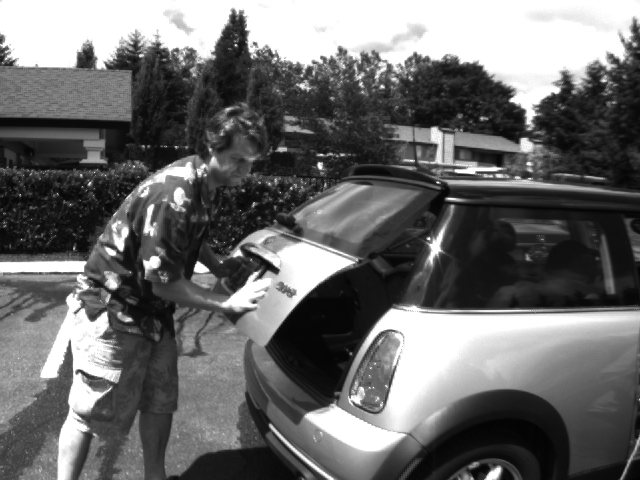
#> input picture Code/MiniCooper/i0001.png, 640 x 480 px
$ jupyter execute HornSchunck.ipynb   (older library calls are emulated)
#> lines starting #> are read from the running program, lines starting #| are printed output that depends on the picture; long printed decimals are rounded
Imports

[cell 1]
import numpy as np
import cv2
from matplotlib import pyplot as plt

Lecture de l'image

[cell 2]
I1 = cv2.imread("MiniCooper/i0001.png",0)/255
#> I1: shape (480, 640) float64; min 0.00784, max 1, mean 0.419
I2 = cv2.imread("MiniCooper/i0002.png",0)/255
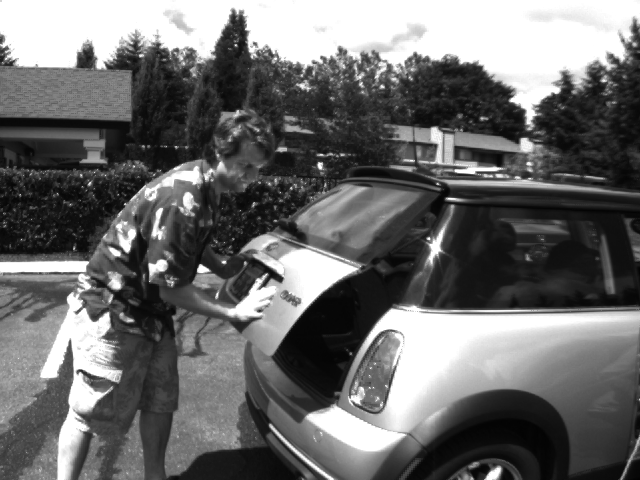
#> input picture Code/MiniCooper/i0002.png, 640 x 480 px
#> I2: shape (480, 640) float64; min 0.00784, max 1, mean 0.421
plt.figure(1)
plt.subplot(121)
plt.imshow(I1,"gray")
plt.subplot(122)
plt.imshow(I2,"gray")
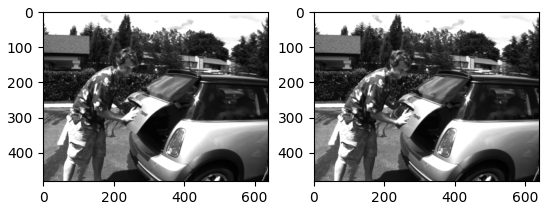
#> figure drawn by matplotlib, 2 panels

Paramètres

[cell 3]
gt = I2-I1
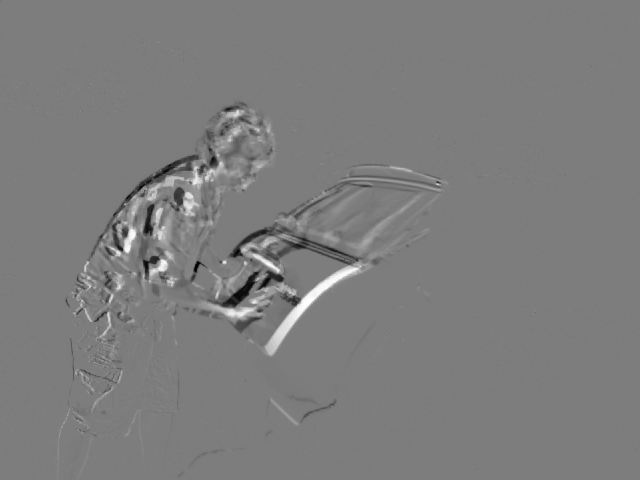
#> gt: shape (480, 640) float64; min -0.941, max 0.973, mean 0.00204; drawn with min black and max white
gx = cv2.Sobel(I1, cv2.CV_64F, 1, 0, ksize=5)
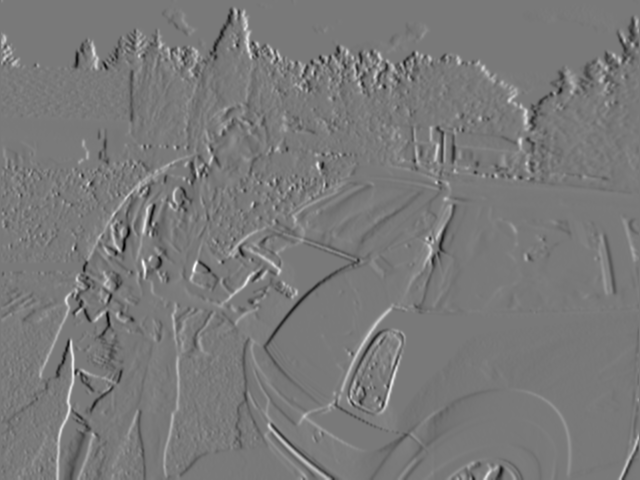
#> gx: shape (480, 640) float64; min -36.53, max 39.94, mean 0; drawn with min black and max white
gy = cv2.Sobel(I1, cv2.CV_64F, 0, 1, ksize=5)
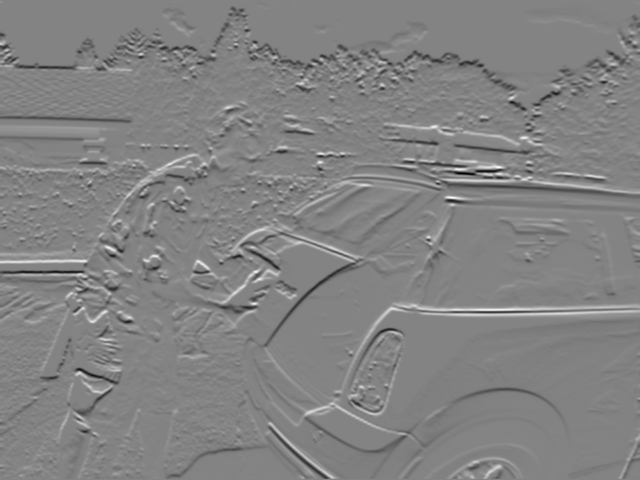
#> gy: shape (480, 640) float64; min -42.05, max 39.52, mean -0.2; drawn with min black and max white
l =100 # Influence de la cohérence spatiale
N = 400 #Nombre d'itérations
eps = 0.1 # Précision

Algorithme

[cell 4]
u = [np.zeros(I1.shape)]
v = [np.zeros(I1.shape)]

noyau = (1/8)*np.array([[1, 1, 1],
                    [1,  0,  1],
                    [1, 1, 1]])
E = []
compteur = 0
for k in range(N) :
    compteur +=1
    u_bar = cv2.filter2D(u[-1],-1,noyau)
    v_bar = cv2.filter2D(v[-1],-1,noyau)
    A = ((gx*u_bar+gy*v_bar+gt)/(l**2+gx**2+gy**2))

    u_iter = u_bar -gx*A
    v_iter = v_bar -gy*A

    u.append(u_iter)
    v.append(v_iter)

    e = np.linalg.norm(gx*u[-2] + gy*v[-2] + gt,'fro')**2 + l*(np.linalg.norm(u[-1]-u[-2],'fro')**2 + np.linalg.norm(v[-1]-v[-2],'fro')**2)
    E.append(e)
    if len(E) >2 :
        if abs(E[-1] - E[-2]) < eps :
            break#ing bad
#> this loop made 374 passes
#> e on passes 1 to 3: 3059.3, 2984.8, 2936.6
#> pass 1, `u_iter = u_bar -gx*A`:
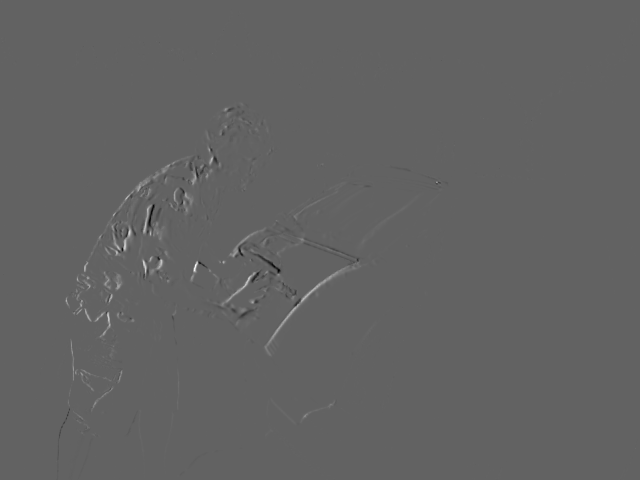
#> u_iter: shape (480, 640) float64; min -0.00171, max 0.0027, mean 5.16e-06; drawn with min black and max white
#> after the loop, E = 374 values, max 3059.3 at index 0, min 2391.9 at index 373, mean 2464.4; compteur = 374; u = 375 items; v = 375 items


plt.plot(E)
print(e)
#| 2391.857
print(compteur)
#| 374

print(E[-1] - E[-2])
#| -0.09966
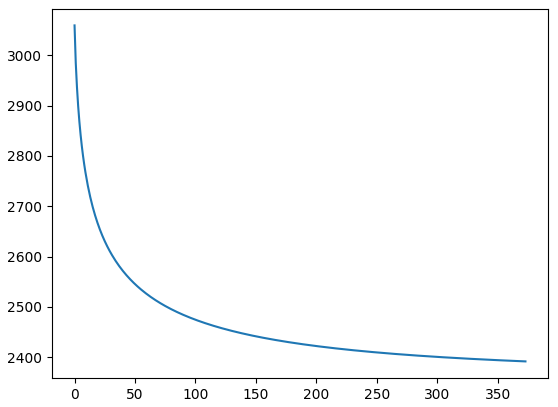
#> figure drawn by matplotlib, 1 panel; curve peaks at x = 0, y = 3059.3

Affichage du Flux Optique

[cell 5]
from detection import showOpticalFlow
showOpticalFlow(I1,u[-1],v[-1],l*4,5,0.05)
#> (this line was passed over: detection is not available in this run)

[cell 6]
L = [0.1,10,100,1000,10000]
Y = [15,75,374,58,3]

plt.figure()
plt.title("Influence de lambda sur la durée du programme (eps=0.1)")
plt.xlabel("lambda")
plt.ylabel("Nombre d'itérations avant convergence")
plt.scatter(L,Y)
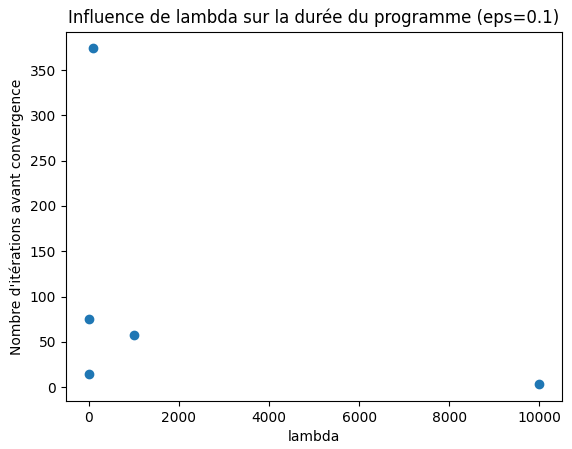
#> figure drawn by matplotlib, 1 panel
